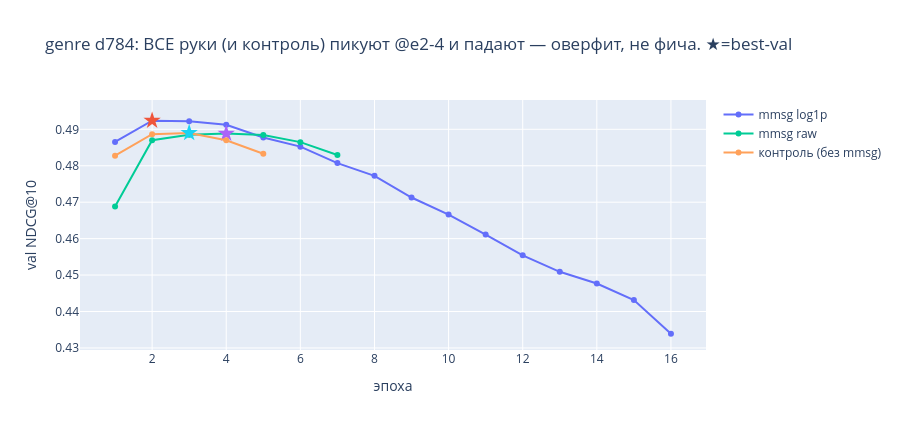

The code cell stored with this chart in its notebook:
### Markdown cell above
## Форма распределения скоров

**Ни нормальное, ни бимодальное — тяжёлохвостое ~лог-нормальное в raw, унимодальное после log.**

- **raw**: правый тяжёлый хвост через 5 порядков (0.01 → 2318), классический лог-нормальный «взрыв счётчиков». В memory-канале есть небольшой **холодный спайк** (5.7% скоров ≤ 1 — пары, увиденные ~раз недавно); в GNN-канале его почти нет (0.1%) — top-k-выборка сама срезает холодные ячейки, оставляя правую часть.
- **log1p**: лог де-скьюит хвост в **унимодальную** форму. Коэффициент Сарла **0.42 (memory) / 0.34 (GNN)** — оба **ниже порога бимодальности 0.555**, т.е. один горб, не два. memory при этом **платикуртичен** (kurt −0.57 → широкое плоское плато, ближе к равномерному), GNN — почти нормальный (skew +0.25).
- **ecdf**: по конструкции → Uniform[0,1] на train; на val горб чуть уезжает вправо (p50 0.499→0.584 train→test) — это и есть остаточный дрейф, который ecdf убирает из **положения**, оставляя форму.

**Вывод для фикса.** Проблема была не в форме (бимодальности нет — иначе GRU-гейт вообще нельзя было бы линейно откалибровать). Проблема — в **дрейфе положения** унимодального горба (нестационарность из предыдущего шага) + остаточном масштабе. Раз лог-форма унимодальна и монотонна, **ecdf-отображение чистое** (без разрывов от второго горба) и корректно фиксирует положение в Uniform[0,1]. Т.е. диагноз согласован: `ecdf` — правильная трансформа.

### Code cell
# Ячейка 10 — честное сравнение: контроль тоже падает (общий оверфит), log1p ≥ контроль по best-val
def curves(arm_filter):
    out = {}
    for expname in ["m-msg", "m-sampler"]:
        e = mlflow.get_experiment_by_name(expname)
        if e is None: continue
        for r in mlflow.search_runs(experiment_ids=[e.experiment_id], output_format="list"):
            p = r.data.params
            if p.get("dataset") != "tgbn-genre" or p.get("global_hidden_dims") != "784": continue
            mm, tf = p.get("m_message_feature"), p.get("m_msg_transform")
            key = "off" if mm != "True" else f"mmsg-{tf}"
            if key not in arm_filter or p.get("neighbor_sampler") != "memory": continue
            vh = {int(m.step): m.value for m in cl.get_metric_history(r.info.run_id, "val/ndcg")}
            th = {int(m.step): m.value for m in cl.get_metric_history(r.info.run_id, "test/ndcg")}
            if vh and (key not in out or max(vh) > max(out[key][0])): out[key] = (vh, th)
    return out
cv = curves({"off", "mmsg-log1p", "mmsg-None"})
fig = go.Figure()
name_map = {"off": "контроль (без mmsg)", "mmsg-None": "mmsg raw", "mmsg-log1p": "mmsg log1p"}
for key, (vh, th) in cv.items():
    eps = sorted(vh); be = max(vh, key=lambda x: vh[x])
    fig.add_scatter(x=eps, y=[vh[e] for e in eps], mode="lines+markers", name=name_map.get(key, key))
    fig.add_scatter(x=[be], y=[vh[be]], mode="markers", marker=dict(size=13, symbol="star"), showlegend=False)
    print(f"{name_map.get(key,key):22}: best_val={vh[be]:.4f}@e{be}  test@best={th.get(be,float('nan')):.4f}  (эпох {max(eps)})")
fig.update_layout(title="genre d784: ВСЕ руки (и контроль) пикуют @e2-4 и падают — оверфит, не фича. ★=best-val",
                  xaxis_title="эпоха", yaxis_title="val NDCG@10", height=430)
fig.show()

### Figure 1 — Plotly figure (JSON) as saved in the notebook; plotly's stock layout.template omitted (floating-point values rounded to 4 significant figures)
{"data": [{"mode": "lines+markers", "name": "mmsg log1p", "type": "scatter", "x": [1, 2, 3, 4, 5, 6, 7, 8, 9, 10, 11, 12, 13, 14, 15, 16], "y": [0.4865, 0.4924, 0.4922, 0.4912, 0.4877, 0.4852, 0.4807, 0.4772, 0.4713, 0.4666, 0.4611, 0.4554, 0.4509, 0.4477, 0.4431, 0.4339]}, {"marker": {"size": 13, "symbol": "star"}, "mode": "markers", "showlegend": false, "type": "scatter", "x": [2], "y": [0.4924]}, {"mode": "lines+markers", "name": "mmsg raw", "type": "scatter", "x": [1, 2, 3, 4, 5, 6, 7], "y": [0.4688, 0.487, 0.4885, 0.4888, 0.4884, 0.4865, 0.483]}, {"marker": {"size": 13, "symbol": "star"}, "mode": "markers", "showlegend": false, "type": "scatter", "x": [4], "y": [0.4888]}, {"mode": "lines+markers", "name": "контроль (без mmsg)", "type": "scatter", "x": [1, 2, 3, 4, 5], "y": [0.4828, 0.4887, 0.489, 0.487, 0.4833]}, {"marker": {"size": 13, "symbol": "star"}, "mode": "markers", "showlegend": false, "type": "scatter", "x": [3], "y": [0.489]}], "layout": {"height": 430, "title": {"text": "genre d784: ВСЕ руки (и контроль) пикуют @e2-4 и падают — оверфит, не фича. ★=best-val"}, "xaxis": {"title": {"text": "эпоха"}}, "yaxis": {"title": {"text": "val NDCG@10"}}}}
